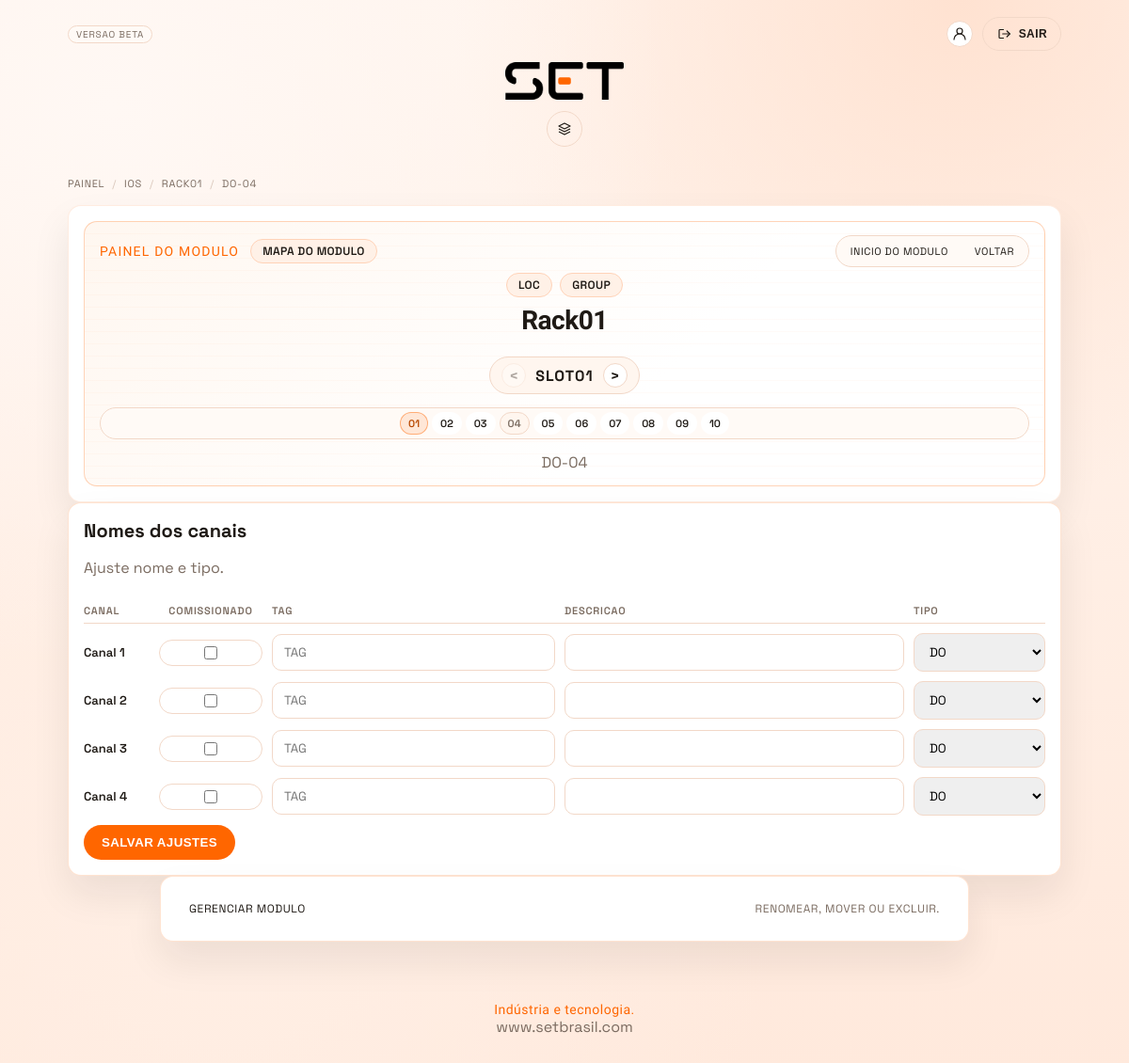
Page /ios/racks/modulos/1/ (signed in) on the committed database.
### core/models.py (models this page shows, shortened)
class RackIO(models.Model):
    cliente = models.ForeignKey("PerfilUsuario", on_delete=models.CASCADE, related_name="io_racks")
    inventario = models.ForeignKey(
        "Inventario",
        on_delete=models.SET_NULL,
        null=True,
        blank=True,
        related_name="racks_io",
    )
    local = models.ForeignKey(
        "LocalRackIO",
        on_delete=models.SET_NULL,
        null=True,
        blank=True,
        related_name="racks",
    )
    grupo = models.ForeignKey(
        "GrupoRackIO",
        on_delete=models.SET_NULL,
        null=True,
        blank=True,
        related_name="racks",
    )
    id_planta = models.ForeignKey(
        PlantaIO,
        on_delete=models.SET_NULL,
        null=True,
        blank=True,
        related_name="racks",
    )
    nome = models.CharField(max_length=120)
    descricao = models.TextField(blank=True)
    slots_total = models.PositiveSmallIntegerField(
        validators=[MinValueValidator(1), MaxValueValidator(60)],
    )
    criado_em = models.DateTimeField(auto_now_add=True)
    class Meta:
        ordering = ["nome"]

class ModuloRackIO(models.Model):
    rack = models.ForeignKey("RackIO", on_delete=models.CASCADE, related_name="modulos")
    modulo_modelo = models.ForeignKey(ModuloIO, on_delete=models.PROTECT, related_name="instancias")
    nome = models.CharField(max_length=120, blank=True)
    criado_em = models.DateTimeField(auto_now_add=True)
    class Meta:
        ordering = ["id"]

class ModuloIO(models.Model):
    cliente = models.ForeignKey(
        "PerfilUsuario",
        on_delete=models.CASCADE,
        related_name="io_modulos",
        null=True,
        blank=True,
    )
    nome = models.CharField(max_length=120)
    modelo = models.CharField(max_length=80, blank=True)
    marca = models.CharField(max_length=80, blank=True)
    quantidade_canais = models.PositiveSmallIntegerField(
        validators=[MinValueValidator(1), MaxValueValidator(512)],
    )
    tipo_base = models.ForeignKey(TipoCanalIO, on_delete=models.PROTECT, related_name="modulos_base")
    is_default = models.BooleanField(default=False)
    criado_em = models.DateTimeField(auto_now_add=True)
    class Meta:
        ordering = ["nome"]

class LocalRackIO(models.Model):
    cliente = models.ForeignKey(
        "PerfilUsuario",
        on_delete=models.CASCADE,
        related_name="locais_rack",
        null=True,
        blank=True,
    )
    nome = models.CharField(max_length=120)
    class Meta:
        ordering = ["nome"]
        constraints = [
            models.UniqueConstraint(fields=["cliente", "nome"], name="unique_localrackio_cliente_nome"),
        ]

class GrupoRackIO(models.Model):
    cliente = models.ForeignKey(
        "PerfilUsuario",
        on_delete=models.CASCADE,
        related_name="grupos_rack",
        null=True,
        blank=True,
    )
    nome = models.CharField(max_length=120)
    class Meta:
        ordering = ["nome"]
        constraints = [
            models.UniqueConstraint(fields=["cliente", "nome"], name="unique_gruporackio_cliente_nome"),
        ]

class RackSlotIO(models.Model):
    rack = models.ForeignKey(RackIO, on_delete=models.CASCADE, related_name="slots")
    posicao = models.PositiveSmallIntegerField()
    modulo = models.ForeignKey(
        ModuloRackIO,
        on_delete=models.SET_NULL,
        null=True,
        blank=True,
        related_name="slots",
    )
    class Meta:
        ordering = ["posicao"]
        constraints = [
            models.UniqueConstraint(fields=["rack", "posicao"], name="unique_rack_slot_posicao"),
        ]

class CanalRackIO(models.Model):
    modulo = models.ForeignKey(ModuloRackIO, on_delete=models.CASCADE, related_name="canais")
    indice = models.PositiveSmallIntegerField()
    tag = models.CharField(max_length=120, blank=True)
    descricao = models.CharField(max_length=120, blank=True)
    tipo = models.ForeignKey(TipoCanalIO, on_delete=models.PROTECT, related_name="canais")
    comissionado = models.BooleanField(default=False)
    ativo = models.ForeignKey(
        "Ativo",
        on_delete=models.SET_NULL,
        null=True,
        blank=True,
        related_name="canais_io",
    )
    ativo_item = models.ForeignKey(
        "AtivoItem",
        on_delete=models.SET_NULL,
        null=True,
        blank=True,
        related_name="canais_io",
    )
    class Meta:
        ordering = ["indice"]
        constraints = [
            models.UniqueConstraint(fields=["modulo", "indice"], name="unique_modulo_rack_canal_indice"),
        ]

class TipoCanalIO(models.Model):
    nome = models.CharField(max_length=20, unique=True)
    ativo = models.BooleanField(default=True)
    class Meta:
        ordering = ["nome"]

### core/views.py (the view, shortened to what this page needs)
# urls.py: path('ios/racks/modulos/<int:pk>/', views.ios_rack_modulo_detail, name="ios_rack_modulo_detail"),
@login_required
def ios_rack_modulo_detail(request, pk):
    cliente = _get_cliente(request.user)
    if not cliente and not request.user.is_staff:
        return HttpResponseForbidden("Sem cadastro de cliente.")
    module_qs = ModuloRackIO.objects.select_related("modulo_modelo", "rack")
    if cliente:
        module = get_object_or_404(
            module_qs,
            Q(pk=pk),
            Q(rack__cliente=cliente) | Q(rack__id_planta__in=cliente.plantas.all()),
        )
    else:
        module = get_object_or_404(module_qs, pk=pk)
    can_manage = bool(
        request.user.is_staff
        or (
            cliente
            and (
                module.rack.cliente_id == cliente.id
                or (
                    module.rack.id_planta_id
                    and cliente.plantas.filter(pk=module.rack.id_planta_id).exists()
                )
            )
        )
    )
    slot = RackSlotIO.objects.filter(modulo=module).select_related("rack").first()
    prev_slot = None
    next_slot = None
    if slot:
        prev_slot = (
            RackSlotIO.objects.filter(rack=module.rack, modulo__isnull=False, posicao__lt=slot.posicao)
            .select_related("modulo")
            .order_by("-posicao")
            .first()
        )
        next_slot = (
            RackSlotIO.objects.filter(rack=module.rack, modulo__isnull=False, posicao__gt=slot.posicao)
            .select_related("modulo")
            .order_by("posicao")
            .first()
        )
    channels = list(module.canais.select_related("tipo", "ativo", "ativo_item").order_by("indice"))
    tag_counts = {}
    for channel in channels:
        tag_key = (channel.tag or "").strip().upper()
        if tag_key:
            tag_counts[tag_key] = tag_counts.get(tag_key, 0) + 1
    tags_repetidas = {key for key, count in tag_counts.items() if count > 1}
    channel_types = TipoCanalIO.objects.filter(ativo=True).order_by("nome")
    vacant_slots = RackSlotIO.objects.filter(rack=module.rack, modulo__isnull=True).order_by("posicao")
    rack_slots = (
        RackSlotIO.objects.filter(rack=module.rack)
        .select_related("modulo")
        .order_by("posicao")
    )
    return render(
        request,
        "core/ios_modulo_detail.html",
        {
            "module": module,
            "channels": channels,
            "channel_types": channel_types,
            "tags_repetidas": tags_repetidas,
            "rack": module.rack,
            "slot": slot,
            "vacant_slots": vacant_slots,
            "has_vacant_slots": vacant_slots.exists(),
            "prev_slot": prev_slot,
            "next_slot": next_slot,
            "rack_slots": rack_slots,
        },
    )

### core/views.py (called while the page is built)
def _get_cliente(user):
    try:
        return user.perfilusuario
    except PerfilUsuario.DoesNotExist:
        email = (user.email or user.username or "").strip().lower()
        if not email:
            return None
        return PerfilUsuario.objects.filter(email__iexact=email).first()

### core/templates/core/ios_modulo_detail.html (shortened to what this page needs)
{% extends "core/base.html" %}
{% load static %}
{% block breadcrumbs %}
  <nav class="page-crumbs" aria-label="Breadcrumb">
    <a href="{% url 'painel' %}">Painel</a>
    <span class="crumb-sep">/</span>
    <a href="{% url 'ios_list' %}">IOs</a>
    <span class="crumb-sep">/</span>
    <a href="{% url 'ios_rack_detail' rack.id %}">{{ rack.nome }}</a>
    <span class="crumb-sep">/</span>
    <span>{{ module.nome|default:module.modulo_modelo.nome }}</span>
  </nav>
{% endblock %}
{% block content %}
  <section class="card io-compact">
    <div class="page-hud">
      <div class="hud-top">
        <div class="hud-title">Painel do modulo</div>
        <div class="hud-pill">Mapa do modulo</div>
        <div class="hud-menu" aria-label="Menu do modulo">
          <a class="hud-menu-pill" href="{% url 'ios_list' %}">Inicio do modulo</a>
          <a class="hud-menu-pill" href="{% url 'ios_rack_detail' rack.id %}">Voltar</a>
        </div>
      </div>
      <div class="page-hud-head centered">
        <div class="page-hud-main">
          {% if rack.local or rack.grupo %}
            <div class="hud-tagset hud-tagset-centered">
              {% if rack.local %}
                <span class="hud-pill">{{ rack.local.nome }}</span>
              {% endif %}
              {% if rack.grupo %}
                <span class="hud-pill">{{ rack.grupo.nome }}</span>
              {% endif %}
            </div>
          {% endif %}
          <h1 class="page-title">{{ rack.nome }}</h1>
          <div class="rack-slot-head">
            <div class="rack-slot-nav">
              {% if prev_slot %}
                <a class="rack-slot-arrow" href="{% url 'ios_rack_modulo_detail' prev_slot.modulo.id %}" aria-label="Slot anterior">&lt;</a>
              {% else %}
                <span class="rack-slot-arrow disabled">&lt;</span>
              {% endif %}
              <span class="rack-slot-label">
                {% if slot %}
                  SLOT{{ slot.posicao|stringformat:"02d" }}
                {% else %}
                  SLOT--
                {% endif %}
              </span>
              {% if next_slot %}
                <a class="rack-slot-arrow" href="{% url 'ios_rack_modulo_detail' next_slot.modulo.id %}" aria-label="Proximo slot">&gt;</a>
              {% else %}
                <span class="rack-slot-arrow disabled">&gt;</span>
              {% endif %}
            </div>
          </div>
          <div class="io-slot-nav">
            <div class="io-slot-row" aria-label="Navegacao de slots do rack">
              {% for rack_slot in rack_slots %}
                {% if rack_slot.modulo_id %}
                  <a
                    class="io-slot-chip {% if slot and rack_slot.id == slot.id %}is-active{% endif %}"
                    href="{% url 'ios_rack_modulo_detail' rack_slot.modulo.id %}"
                    aria-label="Ir para slot {{ rack_slot.posicao }}"
                  >
                    {{ rack_slot.posicao|stringformat:"02d" }}
                  </a>
                {% else %}
                  <span class="io-slot-chip is-empty" aria-label="Slot {{ rack_slot.posicao }} vazio">
                    {{ rack_slot.posicao|stringformat:"02d" }}
                  </span>
                {% endif %}
              {% endfor %}
            </div>
          </div>
          <div class="page-subtitle">{{ module.nome|default:module.modulo_modelo.nome }}</div>
        </div>
      </div>
    </div>
  </section>
  <section class="io-card io-compact">
    <div class="io-card-head">
      <div>
        <h2 class="io-title">Nomes dos canais</h2>
        <p class="muted">Ajuste nome e tipo.</p>
      </div>
    </div>
    <form class="channel-form" method="post">
      <div class="channel-row channel-row-head" aria-hidden="true">
        <div class="channel-index">Canal</div>
        <div class="channel-col">Comissionado</div>
        <div class="channel-col">Tag</div>
        <div class="channel-col">Descricao</div>
        <div class="channel-col">Tipo</div>
      </div>
      {% for channel in channels %}
        <div class="channel-row" data-channel-id="{{ channel.id }}">
          <div class="channel-index">Canal {{ channel.indice }}</div>
          <label class="toggle-chip toggle-chip-compact">
            <input
              type="checkbox"
              name="comissionado_{{ channel.id }}"
              class="channel-comm-input"
              data-channel-id="{{ channel.id }}"
            >
          </label>
          <label class="field channel-field">
            <input
              type="text"
              name="tag_{{ channel.id }}"
              value="{{ channel.tag }}"
              class="channel-tag-input{% if channel.tag and channel.tag|upper in tags_repetidas %} field-dup{% endif %}"
              placeholder="TAG"
              data-dup-type="tag"
              data-channel-id="{{ channel.id }}"
            >
          </label>
          <label class="field channel-field">
            <input
              type="text"
              name="descricao_{{ channel.id }}"
              value="{{ channel.descricao }}"
              class="channel-desc-input"
              data-channel-id="{{ channel.id }}"
            >
          </label>
          <label class="field channel-field">
            <select name="tipo_{{ channel.id }}" class="channel-type-select" data-channel-id="{{ channel.id }}">
            {% for channel_type in channel_types %}
              <option value="{{ channel_type.id }}" {% if channel_type.id == channel.tipo.id %}selected{% endif %}>
                {{ channel_type.nome }}
              </option>
            {% endfor %}
            </select>
          </label>
        </div>
      {% endfor %}
      <div class="form-actions">
        <button class="btn btn-primary" type="submit">Salvar ajustes</button>
      </div>
    </form>
  </section>
  <details class="io-card io-compact io-compact-card" data-auto-collapse="true">
    <summary class="io-discrete-summary compact">
      <span class="io-title">Gerenciar modulo</span>
      <span class="muted">Renomear, mover ou excluir.</span>
    </summary>
  </details>
{% endblock %}

### rows in the picture
RackIO: nome "RACK01", local.nome "LOC", grupo.nome "GROUP", nome "Rack01"
ModuloRackIO: nome "DO-04"
RackSlotIO: posicao "01"
RackSlotIO: posicao "02"
RackSlotIO: posicao "03"
RackSlotIO: posicao "04"
RackSlotIO: posicao "05"
RackSlotIO: posicao "06"
RackSlotIO: posicao "07"
RackSlotIO: posicao "08"
RackSlotIO: posicao "09"
RackSlotIO: posicao "10"
CanalRackIO: indice "1", tipo+id "DO"
CanalRackIO: indice "2", tipo+id "DO"
CanalRackIO: indice "3", tipo+id "DO"
CanalRackIO: indice "4", tipo+id "DO"
